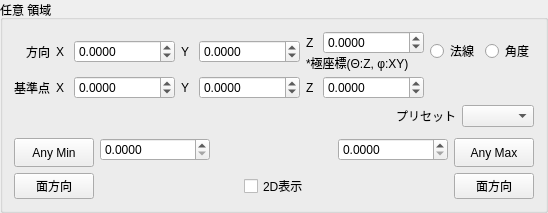
               <widget class="QGroupBox" name="groupBox_ClipAny">
                <property name="title">
                 <string>任意 領域</string>
                </property>
                <layout class="QGridLayout" name="gridLayout_13">
                 <item row="4" column="1" colspan="4">
                  <widget class="RangeSlider" name="horizontalSlider_ClipAny" native="true">
                   <property name="sizePolicy">
                    <sizepolicy hsizetype="Preferred" vsizetype="Preferred">
                     <horstretch>0</horstretch>
                     <verstretch>0</verstretch>
                    </sizepolicy>
                   </property>
                   <property name="sizeIncrement">
                    <size>
                     <width>0</width>
                     <height>0</height>
                    </size>
                   </property>
                  </widget>
                 </item>
                 <item row="0" column="0" colspan="6">
                  <layout class="QGridLayout" name="gridLayout_16">
                   <property name="topMargin">
                    <number>0</number>
                   </property>
                   <property name="verticalSpacing">
                    <number>0</number>
                   </property>
                   <item row="0" column="12" rowspan="2">
                    <widget class="QRadioButton" name="radioButton_ClipAnyDirAngle">
                     <property name="sizePolicy">
                      <sizepolicy hsizetype="MinimumExpanding" vsizetype="Fixed">
                       <horstretch>0</horstretch>
                       <verstretch>0</verstretch>
                      </sizepolicy>
                     </property>
                     <property name="text">
                      <string>角度</string>
                     </property>
                    </widget>
                   </item>
                   <item row="0" column="11" rowspan="2">
                    <widget class="QRadioButton" name="radioButton_ClipAnyDirNorm">
                     <property name="sizePolicy">
                      <sizepolicy hsizetype="MinimumExpanding" vsizetype="Fixed">
                       <horstretch>0</horstretch>
                       <verstretch>0</verstretch>
                      </sizepolicy>
                     </property>
                     <property name="text">
                      <string>法線</string>
                     </property>
                    </widget>
                   </item>
                   <item row="0" column="2" rowspan="2">
                    <widget class="QLabel" name="label_ClipAny_DirX">
                     <property name="sizePolicy">
                      <sizepolicy hsizetype="Fixed" vsizetype="Preferred">
                       <horstretch>0</horstretch>
                       <verstretch>0</verstretch>
                      </sizepolicy>
                     </property>
                     <property name="text">
                      <string>X</string>
                     </property>
                    </widget>
                   </item>
                   <item row="3" column="7" colspan="4">
                    <widget class="QDoubleSpinBox" name="doubleSpinBox_ClipAnyPosZ">
                     <property name="sizePolicy">
                      <sizepolicy hsizetype="MinimumExpanding" vsizetype="Fixed">
                       <horstretch>0</horstretch>
                       <verstretch>0</verstretch>
                      </sizepolicy>
                     </property>
                     <property name="decimals">
                      <number>4</number>
                     </property>
                     <property name="minimum">
                      <double>-99999999.000000000000000</double>
                     </property>
                     <property name="maximum">
                      <double>99999999.000000000000000</double>
                     </property>
                    </widget>
                   </item>
                   <item row="3" column="3">
                    <widget class="QDoubleSpinBox" name="doubleSpinBox_ClipAnyPosX">
                     <property name="sizePolicy">
                      <sizepolicy hsizetype="MinimumExpanding" vsizetype="Fixed">
                       <horstretch>0</horstretch>
                       <verstretch>0</verstretch>
                      </sizepolicy>
                     </property>
                     <property name="decimals">
                      <number>4</number>
                     </property>
                     <property name="minimum">
                      <double>-99999999.000000000000000</double>
                     </property>
                     <property name="maximum">
                      <double>99999999.000000000000000</double>
                     </property>
                    </widget>
                   </item>
                   <item row="0" column="7" colspan="4">
                    <widget class="QDoubleSpinBox" name="doubleSpinBox_ClipAnyDirZ">
                     <property name="sizePolicy">
                      <sizepolicy hsizetype="MinimumExpanding" vsizetype="Fixed">
                       <horstretch>0</horstretch>
                       <verstretch>0</verstretch>
                      </sizepolicy>
                     </property>
                     <property name="decimals">
                      <number>4</number>
                     </property>
                     <property name="minimum">
                      <double>-99999999.000000000000000</double>
                     </property>
                     <property name="maximum">
                      <double>99999999.000000000000000</double>
                     </property>
                    </widget>
                   </item>
                   <item row="0" column="5" rowspan="2">
                    <widget class="QDoubleSpinBox" name="doubleSpinBox_ClipAnyDirY">
                     <property name="sizePolicy">
                      <sizepolicy hsizetype="MinimumExpanding" vsizetype="Fixed">
                       <horstretch>0</horstretch>
                       <verstretch>0</verstretch>
                      </sizepolicy>
                     </property>
                     <property name="decimals">
                      <number>4</number>
                     </property>
                     <property name="minimum">
                      <double>-99999999.000000000000000</double>
                     </property>
                     <property name="maximum">
                      <double>99999999.000000000000000</double>
                     </property>
                    </widget>
                   </item>
                   <item row="0" column="3" rowspan="2">
                    <widget class="QDoubleSpinBox" name="doubleSpinBox_ClipAnyDirX">
                     <property name="sizePolicy">
                      <sizepolicy hsizetype="MinimumExpanding" vsizetype="Fixed">
                       <horstretch>0</horstretch>
                       <verstretch>0</verstretch>
                      </sizepolicy>
                     </property>
                     <property name="decimals">
                      <number>4</number>
                     </property>
                     <property name="minimum">
                      <double>-99999999.000000000000000</double>
                     </property>
                     <property name="maximum">
                      <double>99999999.000000000000000</double>
                     </property>
                    </widget>
                   </item>
                   <item row="3" column="4">
                    <widget class="QLabel" name="label_30">
                     <property name="sizePolicy">
                      <sizepolicy hsizetype="Fixed" vsizetype="Preferred">
                       <horstretch>0</horstretch>
                       <verstretch>0</verstretch>
                      </sizepolicy>
                     </property>
                     <property name="text">
                      <string>Y </string>
                     </property>
                    </widget>
                   </item>
                   <item row="0" column="6">
                    <widget class="QLabel" name="label_ClipAny_DirZ">
                     <property name="sizePolicy">
                      <sizepolicy hsizetype="Fixed" vsizetype="Preferred">
                       <horstretch>0</horstretch>
                       <verstretch>0</verstretch>
                      </sizepolicy>
                     </property>
                     <property name="text">
                      <string>Z</string>
                     </property>
                    </widget>
                   </item>
                   <item row="0" column="4" rowspan="2">
                    <widget class="QLabel" name="label_ClipAny_DirY">
                     <property name="sizePolicy">
                      <sizepolicy hsizetype="Fixed" vsizetype="Preferred">
                       <horstretch>0</horstretch>
                       <verstretch>0</verstretch>
                      </sizepolicy>
                     </property>
                     <property name="text">
                      <string>Y</string>
                     </property>
                    </widget>
                   </item>
                   <item row="3" column="5">
                    <widget class="QDoubleSpinBox" name="doubleSpinBox_ClipAnyPosY">
                     <property name="sizePolicy">
                      <sizepolicy hsizetype="MinimumExpanding" vsizetype="Fixed">
                       <horstretch>0</horstretch>
                       <verstretch>0</verstretch>
                      </sizepolicy>
                     </property>
                     <property name="decimals">
                      <number>4</number>
                     </property>
                     <property name="minimum">
                      <double>-99999999.000000000000000</double>
                     </property>
                     <property name="maximum">
                      <double>99999999.000000000000000</double>
                     </property>
                    </widget>
                   </item>
                   <item row="3" column="2">
                    <widget class="QLabel" name="label_29">
                     <property name="sizePolicy">
                      <sizepolicy hsizetype="Fixed" vsizetype="Preferred">
                       <horstretch>0</horstretch>
                       <verstretch>0</verstretch>
                      </sizepolicy>
                     </property>
                     <property name="text">
                      <string>X </string>
                     </property>
                    </widget>
                   </item>
                   <item row="2" column="5">
                    <spacer name="verticalSpacer_11">
                     <property name="orientation">
                      <enum>Qt::Vertical</enum>
                     </property>
                     <property name="sizeType">
                      <enum>QSizePolicy::Fixed</enum>
                     </property>
                     <property name="sizeHint" stdset="0">
                      <size>
                       <width>10</width>
                       <height>4</height>
                      </size>
                     </property>
                    </spacer>
                   </item>
                   <item row="3" column="6">
                    <widget class="QLabel" name="label_31">
                     <property name="sizePolicy">
                      <sizepolicy hsizetype="Fixed" vsizetype="Preferred">
                       <horstretch>0</horstretch>
                       <verstretch>0</verstretch>
                      </sizepolicy>
                     </property>
                     <property name="text">
                      <string>Z </string>
                     </property>
                    </widget>
                   </item>
                   <item row="1" column="6" colspan="5">
                    <widget class="QLabel" name="label_ClipAnyDirAngle">
                     <property name="sizePolicy">
                      <sizepolicy hsizetype="Minimum" vsizetype="Preferred">
                       <horstretch>0</horstretch>
                       <verstretch>0</verstretch>
                      </sizepolicy>
                     </property>
                     <property name="text">
                      <string>*極座標(Θ:Z, φ:XY)</string>
                     </property>
                    </widget>
                   </item>
                   <item row="0" column="1" rowspan="2">
                    <widget class="QLabel" name="label_25">
                     <property name="text">
                      <string>方向</string>
                     </property>
                     <property name="alignment">
                      <set>Qt::AlignRight|Qt::AlignTrailing|Qt::AlignVCenter</set>
                     </property>
                    </widget>
                   </item>
                   <item row="3" column="1">
                    <widget class="QLabel" name="label_24">
                     <property name="text">
                      <string>基準点</string>
                     </property>
                     <property name="alignment">
                      <set>Qt::AlignRight|Qt::AlignTrailing|Qt::AlignVCenter</set>
                     </property>
                    </widget>
                   </item>
                  </layout>
                 </item>
                 <item row="3" column="4">
                  <widget class="QDoubleSpinBox" name="doubleSpinBox_ClipAnyMax">
                   <property name="sizePolicy">
                    <sizepolicy hsizetype="MinimumExpanding" vsizetype="Fixed">
                     <horstretch>0</horstretch>
                     <verstretch>0</verstretch>
                    </sizepolicy>
                   </property>
                   <property name="decimals">
                    <number>4</number>
                   </property>
                  </widget>
                 </item>
                 <item row="5" column="0">
                  <widget class="QPushButton" name="pushButton_ClipAnyMinView">
                   <property name="sizePolicy">
                    <sizepolicy hsizetype="Fixed" vsizetype="Fixed">
                     <horstretch>0</horstretch>
                     <verstretch>0</verstretch>
                    </sizepolicy>
                   </property>
                   <property name="text">
                    <string>面方向</string>
                   </property>
                  </widget>
                 </item>
                 <item row="3" column="0" rowspan="2">
                  <widget class="QPushButton" name="pushButton_ClipAnyMin">
                   <property name="sizePolicy">
                    <sizepolicy hsizetype="Fixed" vsizetype="Preferred">
                     <horstretch>0</horstretch>
                     <verstretch>0</verstretch>
                    </sizepolicy>
                   </property>
                   <property name="layoutDirection">
                    <enum>Qt::LeftToRight</enum>
                   </property>
                   <property name="text">
                    <string>Any Min</string>
                   </property>
                   <property name="checkable">
                    <bool>true</bool>
                   </property>
                  </widget>
                 </item>
                 <item row="1" column="0" colspan="6">
                  <layout class="QGridLayout" name="gridLayout_17">
                   <property name="topMargin">
                    <number>0</number>
                   </property>
                   <property name="spacing">
                    <number>6</number>
                   </property>
                   <item row="0" column="0">
                    <spacer name="horizontalSpacer_8">
                     <property name="orientation">
                      <enum>Qt::Horizontal</enum>
                     </property>
                     <property name="sizeHint" stdset="0">
                      <size>
                       <width>0</width>
                       <height>20</height>
                      </size>
                     </property>
                    </spacer>
                   </item>
                   <item row="0" column="1">
                    <widget class="QLabel" name="label_26">
                     <property name="text">
                      <string>プリセット</string>
                     </property>
                    </widget>
                   </item>
                   <item row="0" column="2">
                    <widget class="CustomCombo" name="comboBox_any_clip_preset">
                     <property name="sizePolicy">
                      <sizepolicy hsizetype="Preferred" vsizetype="Fixed">
                       <horstretch>0</horstretch>
                       <verstretch>0</verstretch>
                      </sizepolicy>
                     </property>
                    </widget>
                   </item>
                  </layout>
                 </item>
                 <item row="3" column="3">
                  <spacer name="horizontalSpacer_ClipAny">
                   <property name="orientation">
                    <enum>Qt::Horizontal</enum>
                   </property>
                   <property name="sizeHint" stdset="0">
                    <size>
                     <width>0</width>
                     <height>20</height>
                    </size>
                   </property>
                  </spacer>
                 </item>
                 <item row="2" column="3">
                  <spacer name="verticalSpacer_7">
                   <property name="orientation">
                    <enum>Qt::Vertical</enum>
                   </property>
                   <property name="sizeType">
                    <enum>QSizePolicy::Fixed</enum>
                   </property>
                   <property name="sizeHint" stdset="0">
                    <size>
                     <width>20</width>
                     <height>5</height>
                    </size>
                   </property>
                  </spacer>
                 </item>
                 <item row="5" column="5">
                  <widget class="QPushButton" name="pushButton_ClipAnyMaxView">
                   <property name="sizePolicy">
                    <sizepolicy hsizetype="Fixed" vsizetype="Fixed">
                     <horstretch>0</horstretch>
                     <verstretch>0</verstretch>
                    </sizepolicy>
                   </property>
                   <property name="layoutDirection">
                    <enum>Qt::RightToLeft</enum>
                   </property>
                   <property name="text">
                    <string>面方向</string>
                   </property>
                  </widget>
                 </item>
                 <item row="3" column="1">
                  <widget class="QDoubleSpinBox" name="doubleSpinBox_ClipAnyMin">
                   <property name="sizePolicy">
                    <sizepolicy hsizetype="MinimumExpanding" vsizetype="Fixed">
                     <horstretch>0</horstretch>
                     <verstretch>0</verstretch>
                    </sizepolicy>
                   </property>
                   <property name="decimals">
                    <number>4</number>
                   </property>
                  </widget>
                 </item>
                 <item row="3" column="5" rowspan="2">
                  <widget class="QPushButton" name="pushButton_ClipAnyMax">
                   <property name="sizePolicy">
                    <sizepolicy hsizetype="Fixed" vsizetype="Preferred">
                     <horstretch>0</horstretch>
                     <verstretch>0</verstretch>
                    </sizepolicy>
                   </property>
                   <property name="layoutDirection">
                    <enum>Qt::RightToLeft</enum>
                   </property>
                   <property name="text">
                    <string>Any Max</string>
                   </property>
                   <property name="checkable">
                    <bool>true</bool>
                   </property>
                  </widget>
                 </item>
                 <item row="5" column="3">
                  <layout class="QHBoxLayout" name="horizontalLayout_44">
                   <property name="leftMargin">
                    <number>0</number>
                   </property>
                   <item>
                    <widget class="QCheckBox" name="checkBox_ClipAny2d">
                     <property name="sizePolicy">
                      <sizepolicy hsizetype="Fixed" vsizetype="Fixed">
                       <horstretch>0</horstretch>
                       <verstretch>0</verstretch>
                      </sizepolicy>
                     </property>
                     <property name="text">
                      <string>2D表示</string>
                     </property>
                     <property name="checkable">
                      <bool>true</bool>
                     </property>
                    </widget>
                   </item>
                  </layout>
                 </item>
                </layout>
               </widget>
